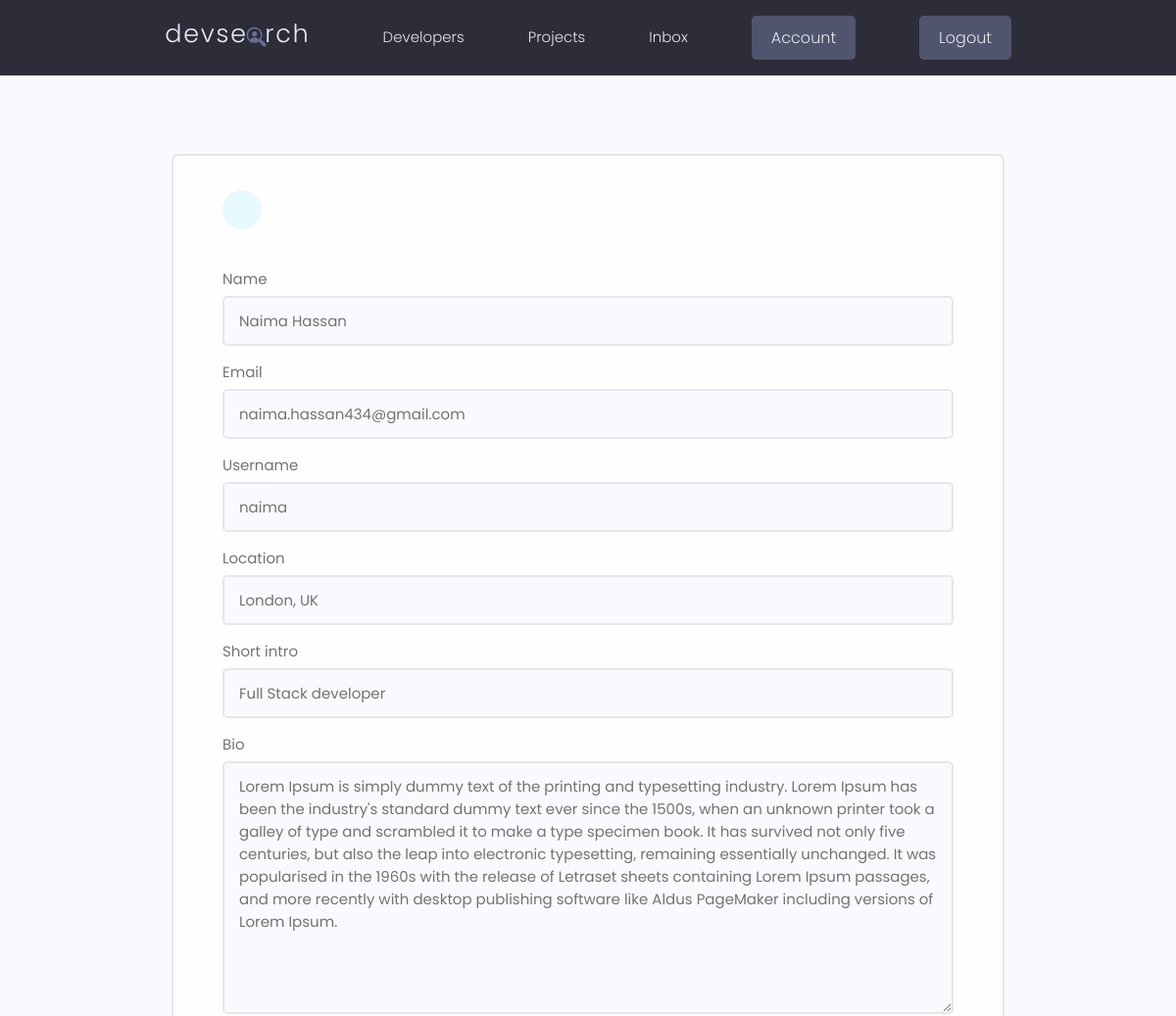
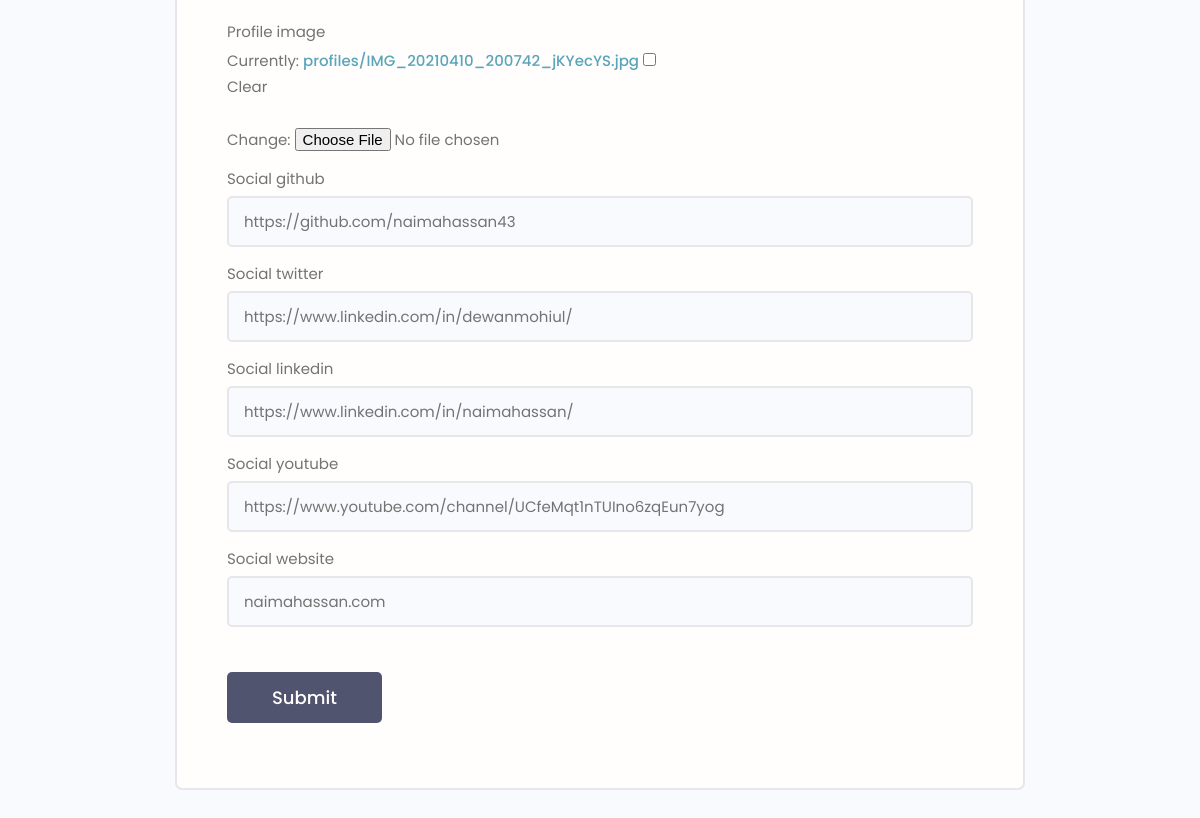
The page /edit-account/ (signed in) on the database its author committed (2 pictures, top to bottom).
### users/models.py (models this page shows, shortened)
class Profile(models.Model):
   user = models.OneToOneField(User, on_delete = models.CASCADE, null=True, blank=True)
   name = models.CharField(max_length=200, null=True, blank=True)
   email = models.EmailField(max_length=500, blank=True,null=True)
   username = models.CharField(max_length=200, null=True, blank=True)
   location = models.CharField(max_length=200, null=True, blank=True)
   short_intro=models.CharField(max_length=200, null=True, blank=True)
   bio = models.TextField(null=True, blank=True)
   profile_image = models.ImageField(null=True, blank=True, upload_to='profiles/', default='profiles/user-default.png')
   social_github = models.CharField(max_length=200, null=True, blank=True)
   social_twitter = models.CharField(max_length=200, null=True, blank=True)
   social_linkedin = models.CharField(max_length=200, null=True, blank=True)
   social_youtube = models.CharField(max_length=200, null=True, blank=True)
   social_website = models.CharField(max_length=200, null=True, blank=True)
   created_at = models.DateTimeField(auto_now_add=True)
   id = models.UUIDField(default = uuid.uuid4, unique=True, primary_key=True, editable=False)

### users/views.py (the view)
# urls.py: path('edit-account/', views.editAccount, name="edit-account"),
@login_required(login_url="login")
def editAccount(request):
   profile = request.user.profile
   form = ProfileForm(instance=profile)
   if request.method == 'POST':
      form = ProfileForm(request.POST, request.FILES, instance=profile)
      if form.is_valid():
         form.save()
         return redirect('account')
   context = {'form': form}
   return render(request, 'users/profile_form.html', context)

### users/forms.py
class ProfileForm(ModelForm):
   class Meta:
      model = Profile
      fields = ['name', 'email','username', 'location','short_intro', 'bio','profile_image','social_github','social_twitter','social_linkedin','social_youtube','social_website']
   def __init__(self,*args,**kwargs):
      super(ProfileForm, self).__init__(*args,**kwargs)
      for name, field in self.fields.items():
         field.widget.attrs.update({'class':'input'})

### users/templates/users/profile_form.html (shortened to what this page needs)
{% extends 'main.html'%}
{% block content %}
<main class="formPage my-xl">
   <div class="content-box">
      <div class="formWrapper">
         <a class="backButton" href="{% url 'account' %}"></a>
         <br>
         <form class="form" action="{% url 'edit-account' %}" method="POST" enctype="multipart/form-data">
            {% for field in form %}
            <div class="form__field">
               <label for="formInput#text">{{field.label}} </label>
               {{field}}
            </div>
            {% endfor %}
            <input class="btn btn--sub btn--lg  my-md" type="submit" value="Submit" />
         </form>
      </div>
   </div>
</main>
{% endblock content %}

### static/styles/app.css (style rules this page uses)
:root { --color-sub: #2d2d39; }
.btn--sub { background-color: var(--color-sub-light); }
.content-box { width: 95%; max-width: 85rem; margin: 0 auto; }
.backButton { background: var(--color-main-light); color: var(--color-main); width: 4rem; height: 4rem; display: flex; align-items: center; justify-content: center; border-radius: 50%; }
.formPage .formWrapper { list-style: none; background: var(--color-white); padding: 3.5rem 5rem; border: 2px solid var(--color-light); border-radius: 0.7rem; }

### static/uikit/styles/modules/_variables.css (style rules this page uses)
:root { --color-main: #5aa5b9; --color-main-light: #e6faff; --color-sub: #3f4156; --color-sub-light: #51546e; --color-sub-lighter: #ededfd; --color-text: #737373; --color-gray: #8b8b8b; --color-light: #e5e7eb; --color-light-gray: #767676; --color-bg: #f8fafd; --color-white: #fffefd; --color-white-light: #f3f3f3; --color-success: #359e64; --color-success-bg: #def8e8; --color-error: #fc4b0b; --color-error-bg: #fff2ee; --font-base: 'Poppins', arial, helvetica, 'Segoe UI', roboto, ubuntu, sans-serif; --font-monospace: 'Fira Code', 'Courier New', courier, monospace; --font-regular: 300; --font-medium: 500; --font-bold: 700; --generic-shadow: 1px 1px 5px #00000010; --generic-transition: all 0.3s ease-in-out; }

### static/uikit/styles/modules/_base.css (style rules this page uses)
* { margin: 0; padding: 0; box-sizing: border-box; text-rendering: optimizeLegibility; color: inherit; font-size: inherit; }
html { font-size: 50%; }
@media only screen and (min-width: 480px) { html { font-size: 56.25%; } }
@media only screen and (min-width: 1200px) { html { font-size: 62.5%; } }
body { line-height: 1.6; font-weight: 400; font-size: 1.5rem; color: var(--color-text); background-color: var(--color-bg); min-height: 100vh; }

### static/uikit/styles/modules/_typography.css (style rules this page uses)
* { font-family: var(--font-base); }
a { padding-bottom: 2px; text-decoration: none; display: inline-block; color: var(--color-main); font-weight: var(--font-medium); }

### static/uikit/styles/modules/_utilities.css (style rules this page uses)
.my-md { margin: 3rem auto; }
.my-xl { margin: 8rem auto; }

### static/uikit/styles/modules/_button.css (style rules this page uses)
.btn { display: inline-block; position: relative; cursor: pointer; background-color: var(--color-light); font-weight: var(--font-medium); color: var(--color-sub); text-decoration: none; padding: 1rem 2rem; border-radius: 0.5rem; border: none; width: -webkit-fit-content; width: -moz-fit-content; width: fit-content; height: -webkit-fit-content; height: -moz-fit-content; height: fit-content; font-size: 1.6rem; outline-width: 0; outline-color: transparent; -webkit-backface-visibility: hidden; backface-visibility: hidden; transition: all 0.3s ease-in-out; }
.btn--sub { background-color: var(--color-sub); color: var(--color-white); }
.btn--lg { font-size: 1.8rem; padding: 1.2rem 4.5rem; }

### static/uikit/styles/modules/_form.css (style rules this page uses)
.form { display: block; }
.form__field { margin-top: 1.5rem; margin-bottom: 1.5rem; }
.form__label, .form__field > label { display: block; margin-bottom: 0.5rem; color: var(--color-text); }
input.input[type='text'], input.input[type='email'], input.input[type='password'], input.input[type='number'], textarea.input { min-width: 24rem; width: 100%; padding: 1.2rem 1.5rem; border-radius: 0.5rem; border: 2px solid var(--color-light); transition: all 0.3s ease-in-out; background-color: var(--color-bg); }

### rows shown on the page
Profile: form "Naima Hassan" "naima.hassan434@gmail.com" "naima" "London, UK" "Full Stack developer" "Lorem Ipsum is simply dummy text of the printing and typesetting industry. Lorem Ipsum has been the industry's standard dummy text ever since the 1500s, when an unknown printer took a galley of type and scrambled it to make a type specimen book. It has survived not only five centuries, but also the leap into electronic typesetting, remaining essentially unchanged. It was popularised in the 1960s with the release of Letraset sheets containing Lorem Ipsum passages, and more recently with desktop publishing software like Aldus PageMaker including versions of Lorem Ipsum." "https://github.com/naimahassan43" "https://www.linkedin.com/in/dewanmohiul/" "https://www.linkedin.com/in/naimahassan/" "https://www.youtube.com/channel/UCfeMqt1nTUIno6zqEun7yog" "naimahassan.com"

### other values the page prints
{{ field.label }} "Name" "Email" "Username" "Location" "Short intro" "Bio" "Profile image" "Social github" "Social twitter" "Social linkedin" "Social youtube" "Social website"
